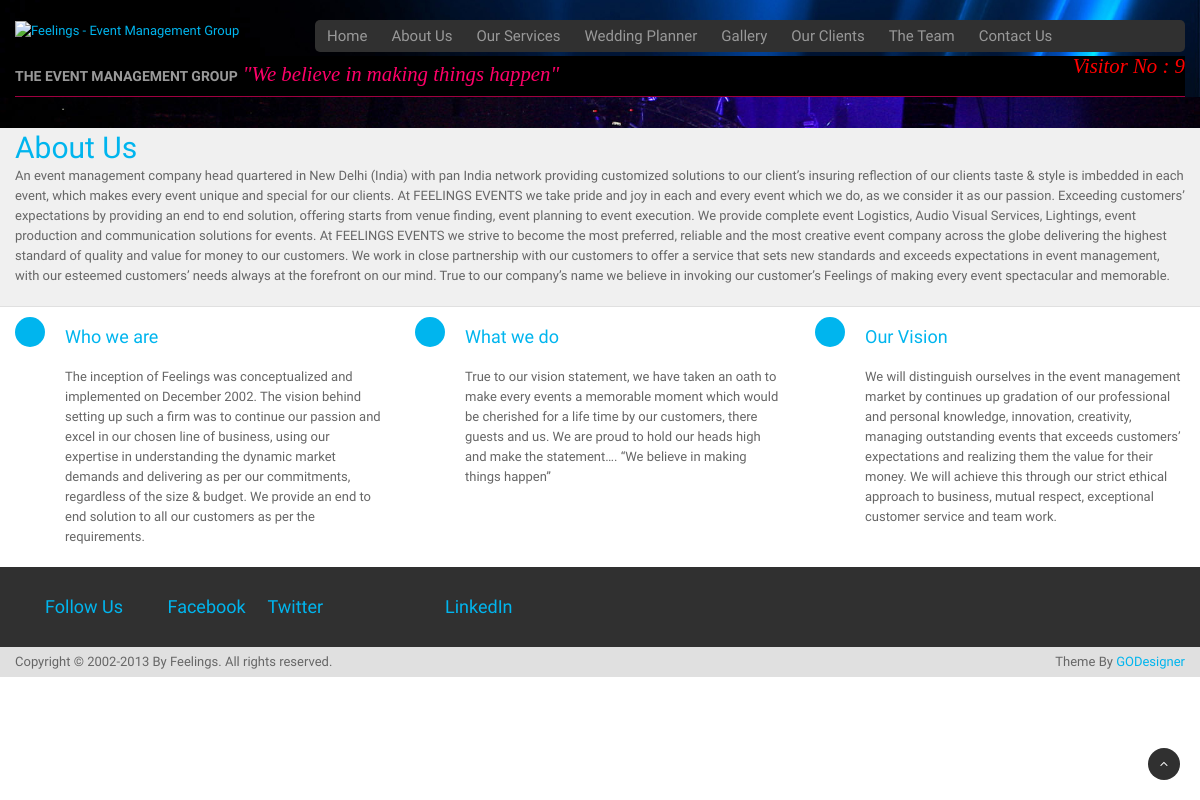
Before: /php/about-us.php with the older database file.
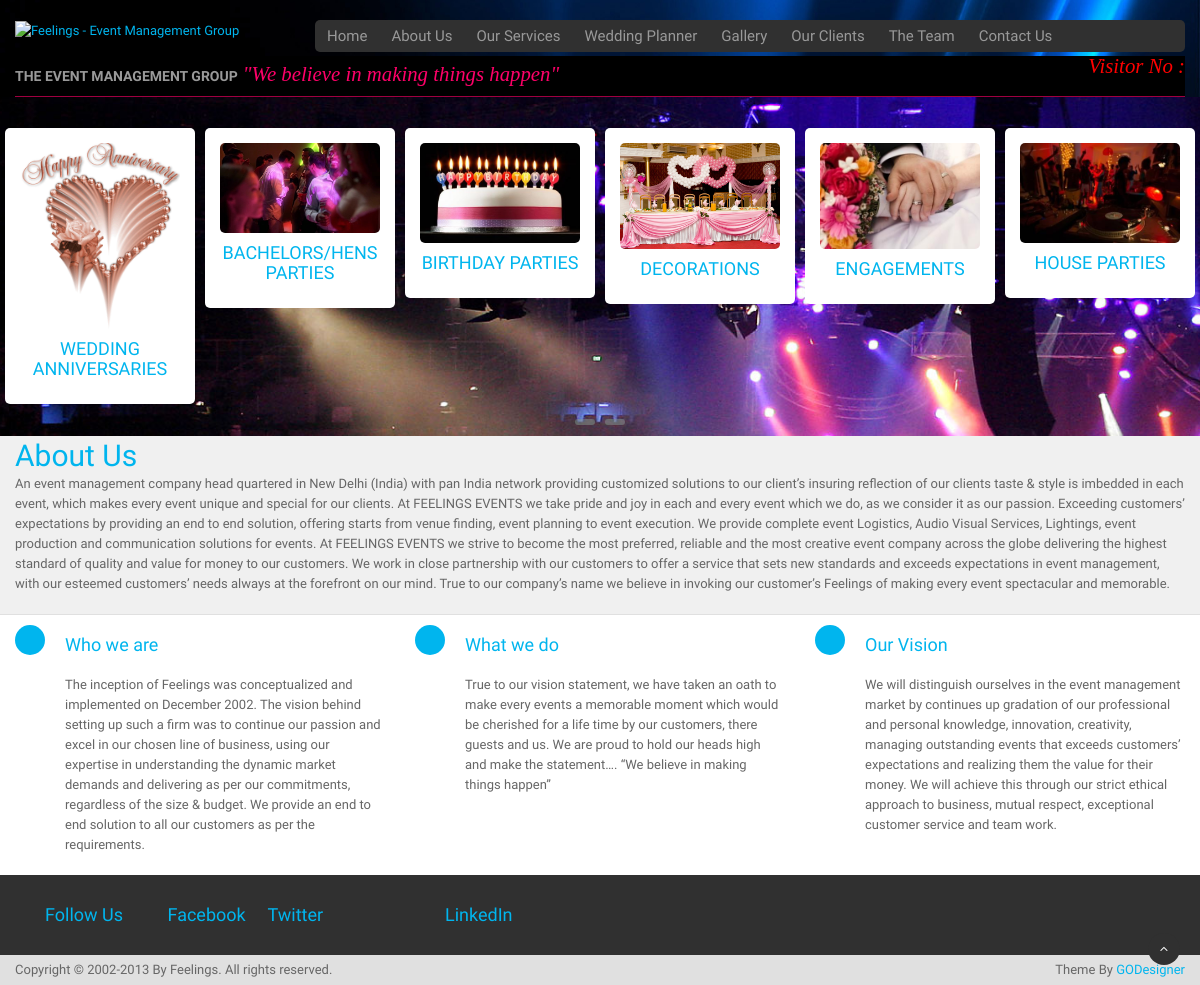
After: the same page with the newer database file.
### tables this page shows
CREATE TABLE `cards` (
  `card_id` bigint(30) NOT NULL AUTO_INCREMENT,
  `card_name` varchar(100) NOT NULL,
  `card_title` text,
  `location` varchar(100) DEFAULT NULL,
  PRIMARY KEY (`card_id`)
);

### php/database.php (the view, shortened to what this page needs)
<?php
function connect_database(){
	$host = "localhost";
	$username = "root";
	$password = "";
	$dbname = "feelings";
	$conn = mysqli_connect($host,$username,$password,$dbname);
	if (mysqli_connect_errno())
	{
		echo "Failed to connect to MySQL: " . mysqli_connect_error();
	}else {
		return $conn;
	}
}
function logicToUpdateHitsToDatabase($conn,$ip_address,$session_id){
	$query = "SELECT hits from visitors where ip_address = '$ip_address'";
	$result = mysqli_query($conn,$query);
	$numResults = $result->num_rows;
	$hits = 0;
	if($numResults > 0){
		$query = "SELECT SUM(hits) as total from visitors";
		$session_result = mysqli_query($conn,$query);
		while($row = mysqli_fetch_array($session_result))
		{
			$hits = $row["total"];
		}
	} else {
		$query = "SELECT SUM(hits) from visitors";
		$session_result = mysqli_query($conn,$query);
		while($row = mysqli_fetch_array($session_result))
		{
			$hits = $row["hits"];
		}
	}
	return $hits;
}
function getCardsDiv(){
	$conn = connect_database();
	$div = '';
	$query = "SELECT card_name,card_title,location FROM cards";
	$result = mysqli_query($conn,$query);
	$numResults = $result->num_rows;
	if($numResults > 0){
		while($row = mysqli_fetch_array($result))
		{
			$card_name = $row["card_name"];
			$card_title = $row["card_title"];
			$location = $row["location"];
			if($card_name != NULL){
				$desc = $card_title == NULL ? '' : $card_title;
				$div = $div.'<div class="portfolio-wrap-outer" style="margin: 0 5px">
				<div class="portfolio-wrap"><a href="../images/cards/'.$location.'"
					class="fancybox" data-fancybox-group="gallery"
					title="'.$desc.'"> <span class="item-on-hover"
					style="opacity: 0;"><span class="hover-image" style="opacity: 0;"><i
					class="fa fa-search fa-2x"></i></span></span> <img
					src="../images/cards/'.$location.'" height="200" width="200" alt=""> </a>
				<h3><a href="#">'.$card_name.'</a></h3></div></div>';
			}
		}
	}
	return $div;
}
?>

### php/about-us.php (shortened to what this page needs)
<!DOCTYPE html>
<html class="no-js">
<head>
<link rel="stylesheet" href="../css/base.css">
<link rel="stylesheet" class="alt" href=" ../css/theme-cyan.css">
<link rel="stylesheet" class="alt" href="../css/font-awesome.css"
	rel="stylesheet">
<link rel="stylesheet" class="alt" href="../css/font-awesome.min.css"
	rel="stylesheet">
<link rel="stylesheet" href="../css/common.css">
<link rel="stylesheet" href="../css/owl-carousel/owl.carousel.css">
<link rel="stylesheet" href="../css/owl-carousel/owl.theme.css">
<link rel="stylesheet" href="../css/owl-carousel/owl.transitions.css">
<link rel="stylesheet" href="../css/new-bootstrap-panel.css">
</head>
<body class="wide">
<?php include('header.php')?>
<div class="slider-wrap slider-wrap-no-margin non-home-page">
<section id="first" class="parallax recent" data-speed="2"
	data-type="background" style="background-position: 50% 8px;"> <article>
<?php include 'card-slider.php';?>
</article> </section> </div>
<div class="breadcrumb-wrap">
<div class="container">
<h1>About Us</h1>
<p>An event management company head quartered in New Delhi (India) with
pan India network providing customized solutions to our client’s
insuring reflection of our clients taste & style is imbedded in each
event, which makes every event unique and special for our clients. At
FEELINGS EVENTS we take pride and joy in each and every event which we
do, as we consider it as our passion. Exceeding customers’ expectations
by providing an end to end solution, offering starts from venue finding,
event planning to event execution. We provide complete event Logistics,
Audio Visual Services, Lightings, event production and communication
solutions for events. At FEELINGS EVENTS we strive to become the most
preferred, reliable and the most creative event company across the globe
delivering the highest standard of quality and value for money to our
customers. We work in close partnership with our customers to offer a
service that sets new standards and exceeds expectations in event
management, with our esteemed customers’ needs always at the forefront
on our mind. True to our company’s name we believe in invoking our
customer’s Feelings of making every event spectacular and memorable.</p>
</div>
</div>
<div class="body-content demo-purpose">
<div class="container">
<div class="row">
<div class="span4">
<div class="service-icon-wrap">
<div class="big-icon-wrap pull-left img-circle"></div>
<div class="service-txt">
<h3>Who we are</h3>
<p>The inception of Feelings was conceptualized and implemented on
December 2002. The vision behind setting up such a firm was to continue
our passion and excel in our chosen line of business, using our
expertise in understanding the dynamic market demands and delivering as
per our commitments, regardless of the size & budget. We provide an end
to end solution to all our customers as per the requirements.</p>
</div>
</div>
</div>
<div class="span4">
<div class="service-icon-wrap">
<div class="big-icon-wrap pull-left img-circle"></div>
<div class="service-txt">
<h3>What we do</h3>
<p>True to our vision statement, we have taken an oath to make every
events a memorable moment which would be cherished for a life time by
our customers, there guests and us. We are proud to hold our heads high
and make the statement…. “We believe in making things happen”</p>
</div>
</div>
</div>
<div class="span4">
<div class="service-icon-wrap">
<div class="big-icon-wrap pull-left img-circle"></div>
<div class="service-txt">
<h3>Our Vision</h3>
<p>We will distinguish ourselves in the event management market by
continues up gradation of our professional and personal knowledge,
innovation, creativity, managing outstanding events that exceeds
customers’ expectations and realizing them the value for their money. We
will achieve this through our strict ethical approach to business,
mutual respect, exceptional customer service and team work.</p>
</div>
</div>
</div>
</div>
</div>
</div>
<?php include 'footer.php'?>
<div id="back-top" style="display: block;"><a href="#top"
	class="img-circle"> <i class="fa fa-angle-up"></i> </a></div>
</body>
</body>
</html>

### php/header.php (shortened to what this page needs)
<?php
require 'database.php';
$conn = connect_database();
$ip_address = $_SERVER['REMOTE_ADDR'];
$session_id = '';
$hits = 0;
if($conn){
	if(isset($_SESSION['session_id'])){
		$session_id = $_SESSION['session_id'];
	} else {
		$session_id = $_SESSION['session_id'];
	}
	$hits = logicToUpdateHitsToDatabase($conn, $ip_address, $session_id);
}
?>
<header>
<div class="container">
<div class="row">
<div class="span3 logo"><a href="home.php"><img src="../images/logo.png"
	alt="Feelings - Event Management Group"></a></div>
<div class="span9">
<div class="nav_bg">
<div class="navbar">
<div class="container">
<div class="navbar-collapse nav-collapse collapse" style="height: 0px;">
<ul class="nav">
	<li><a href = "home.php" id="home-anchor">Home</a></li>
	<li><a href = "about-us.php" id="aboutus-anchor">About Us</a></li>
	<li><a href="our-services.php">Our Services</a></li>
	<li><a href="wedding-planner.php">Wedding Planner</a></li>
	<li><a id="gallery-anchor" href="gallery.php">Gallery</a></li>
	<li><a href="#" title="Tab under construction.">Our Clients</a></li>
	<li><a href="#" title="Tab under construction.">The Team</a></li>
	<li><a href="#" title="Tab under construction.">Contact Us</a></li>
</ul>
</div>
</div>
</div>
</div>
</div>
</div>
<div class="top-bar">
<div class="container">
<div class="row">
<div class="span4tag">
<h6 small="">THE EVENT MANAGEMENT GROUP</h6>
</div>
<div class="span4tagline"
	style="margin-left: 0px; padding-top: 8px; padding-left: 5px;"><em>"We
believe in making things happen"</em></div>
<div id="visitor-count" style="float: right;;"><em style="color:red;">Visitor No :  <?php print $hits?></em></div>
</div>
</div>
</div>
</header>

### php/footer.php
<footer>
<div class="container">
<div class="row">
<div class="span4">
<div class="span2"><h3>Follow Us</h3></div>
<div class="span1"><h3>Facebook</h3></div>
<div class="span1"><h3>Twitter</h3></div>
</div>
<div class="span4">
<div class="span1"><h3>LinkedIn</h3></div>
</div>
<div class="span4">
</div>
</div>
</div>
</footer>
<div class="copyright">
<div class="container">
<div class="row">
<div class="span6">Copyright © 2002-2013 By Feelings. All rights
reserved.</div>
<div class="span6 text-right">Theme By <a href="#">GODesigner</a></div>
</div>
</div>
</div>

### php/card-slider.php
<div id="portfolio-slider-home" style="opacity: 1; display: block;">
<?php
$div = getCardsDiv();
print $div;
?>
</div>

### css/base.css (style rules this page uses)
body { font-family:'Raleway',sans-serif;font-size:13px;color:#666;background:url(../images/pattern/wood.png) repeat }
a,a:visited,a:focus { text-decoration:none;outline:0 }
h1,h2,h3 { font-weight:500 }
h1 a,h2 a,h3 a,h4 a,h5 a,h6 a { font-weight:inherit }
h1 { font-size:26px }
h3 { font-size:18px }
h6 { font-size:14px;color:#999 }
header { padding:20px 0 0 0; background-image: url(../images/header-bg.jpg);background-size: cover; }
.nav_bg { background:#303030;position:relative;border-radius: 5px;width:100%;z-index:10000 }
.navbar { margin:0 }
.logo { margin-bottom:15px }
.navbar .nav >li >a { padding:6px 12px;border-radius: 5px;text-shadow:none;color:#999;font-size:15px;font-weight:400 }
.service-txt { padding-left:20px;overflow:hidden }
.service-txt h3 { margin-top:0 }
.big-icon-wrap { width:30px;height:30px;line-height:95px;text-align:center;color:#FFF;-webkit-transition:all 0.35s ease;-moz-transition:all 0.35s ease;-o-transition:all 0.35s ease;transition:all 0.35s ease }
.portfolio-wrap-outer { background:#FFF;padding:15px;border-radius:5px;-o-border-radius:5px }
.portfolio-wrap a { overflow:hidden;border-radius:5px;-o-border-radius:5px }
.portfolio-wrap h3 { font-weight:500;line-height:inherit }
.portfolio-wrap { text-align:center;font-weight:400;-webkit-transition:all 0.35s ease;-moz-transition:all 0.35s ease;-o-transition:all 0.35s ease;transition:all 0.35s ease }
footer { background:#303030;padding:10px 0;color:#c0c0c0 }
footer h3 { font-weight:400 }
.copyright { background:#e0e0e0;padding:5px 0 }
.fa { display:inline-block;font-family:FontAwesome;font-style:normal;font-weight:normal;line-height:1;-webkit-font-smoothing:antialiased;-moz-osx-font-smoothing:grayscale }
.pull-left { float:left }
.fa-angle-up:before { content:"\f106" }
.portfolio-wrap a { display:block; overflow:hidden; position:relative }
.parallax { padding:70px 0 }
#first { background-image:url(../images/parallax1.jpg) }
section.recent { background-attachment:fixed;-webkit-background-clip:border-box;-moz-background-clip:border-box;background-clip:border-box;background-color:#000;background-origin:padding-box;background-repeat:no-repeat;background-position:center center;-webkit-background-size:cover;-moz-background-size:cover;background-size:cover;position:relative }
.top-bar { background:#000000;border-bottom:1px solid #a00040;padding:0px 0 }
.body-content { padding:10px 0;background:#FFF }
.breadcrumb-wrap { padding:10px 0;background:#f0f0f0;border-bottom:1px solid #e0e0e0 }
.breadcrumb-wrap h1 { font-size:30px;margin:0 0 8px }
.breadcrumb-wrap h1,.breadcrumb-wrap small { text-transform:capitalize }
.breadcrumb-wrap h1,.breadcrumb-wrap small { line-height:inherit }
#back-top { bottom:20px;position:fixed;right:20px;z-index:10000 }
#back-top a { height:32px;line-height:32px;transition:all .3s ease 0s;width:32px;display:block;color:#FFF;text-align:center;background:#303030 }
.wide { max-width:100%;background:#FFF }
.owl-carousel { display:none;position:relative;width:100%;-ms-touch-action:pan-y }

### css/theme-cyan.css (style rules this page uses)
a, .breadcrumb-wrap h1, h3, h1, footer h3, .portfolio-wrap:hover .port-icon span, .post-text span, footer a, a:visited, .portfolio-wrap a, .font-large, blockquote small { color: #00B5EE; }
.social_icons ul li a, .navbar .nav > li > a:focus, .navbar .nav > li > a:hover, .navbar .nav > .active > a, .navbar .nav > .active > a:hover, .navbar .nav > .active > a:focus, .navbar .nav li.dropdown.open > .dropdown-toggle, .navbar .nav li.dropdown.active > .dropdown-toggle, .navbar .nav li.dropdown.open.active > .dropdown-toggle, .dropcap2, #back-top a:hover, .nav-collapse .dropdown-menu > li > a:hover, .nav-collapse .dropdown-menu > li > a:focus, .nav-collapse .dropdown-submenu:hover > a, .dropdown-submenu:focus > a, .my-btn:hover, .my-btn.btn-large:hover, .my-btn.btn-small:hover, .accordion-heading .accordion-toggle.active, .bodered .accordion-heading .accordion-toggle.active, .accordion-heading a.accordion-toggle:hover, .bodered .accordion-heading a.accordion-toggle:hover, .nav > li > a:hover, .nav > li > a:focus, .contact-info li span, #contact_form .send-btn, ul#filters li a:hover, .flexslider:hover .flex-next:hover, .flexslider:hover .flex-prev:hover, .flex-control-paging li a:hover, .flex-control-paging li a.flex-active, .social_icons.small ul li a:hover, .big-icon-wrap, ul.coyote-features li a:hover, #portfolio-slider-home.owl-theme .owl-controlls .owl-buttons div:hover, .skillbar-bar, h4.form_thanks { background-color:#00B5EE; }

Changed rows visible on the page:
added cards: location (picture), card_name "WEDDING ANNIVERSARIES"
added cards: location (picture), card_name "BACHELORS/HENS PARTIES"
added cards: location (picture), card_name "BIRTHDAY PARTIES"
added cards: location (picture), card_name "DECORATIONS"
added cards: location (picture), card_name "ENGAGEMENTS"
added cards: location (picture), card_name "HOUSE PARTIES"
Other visible differences:
$hits: "9" → (not shown)
